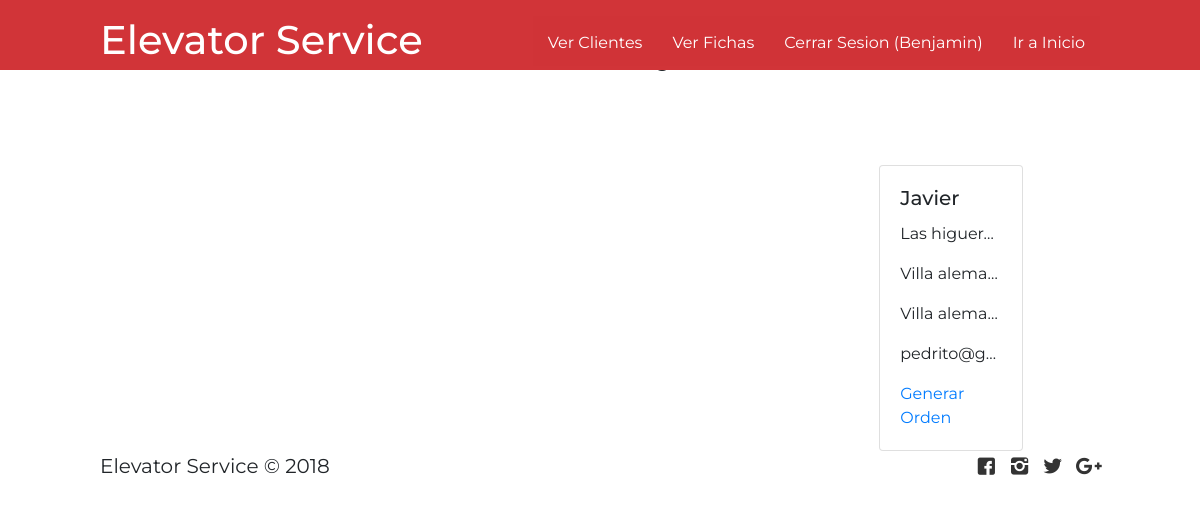
The app's page /trabajadores/clientes (signed in) with its own data.
### ascensor/models.py (models this page shows, shortened)
class RegistroCliente (models.Model):
    Nombre_Completo = models.CharField(max_length=200, blank=True, null=True)
    Direccion = models.CharField(max_length=200, blank=True, null=True)
    Ciudad = models.CharField(max_length=200, blank=True, null=True)
    Comuna = models.CharField(max_length=200, blank=True, null=True)
    Correo = models.EmailField(blank=True, null=True)
    fecha_publicacion = models.DateTimeField(blank=True, null=True)
    Tecnico_Asociado = models.ForeignKey('auth.User', on_delete=models.CASCADE, null=True)

### ascensor/views.py (the view)
# urls.py: url('trabajadores/clientes', views.verClientes, name="clientes"),
def verClientes(request):
    user = request.user
    clientes = RegistroCliente.objects.filter(Tecnico_Asociado = user)
    return render(request, 'ascensor/clientes.html',  {'clientes': clientes})

### ascensor/templates/ascensor/clientes.html (shortened to what this page needs)
{% extends 'ascensor/base.html' %}
{% block content %}
{% load staticfiles %}
<main>
    <section id="blog">
            <div class="container">
                    <h1 class="animated fadeInLeft titulo-general">Lista de Clientes de tecnico {{user.username}}</h1>
                   <div class="row">
                           {% for cliente in clientes %}
                           <div class="col-12 col-md-6 col-lg-6">
                             <div class="card tarjeta-perro animated bounceInUp">
                             <div class="card-body">
                               <h5  class="card-title">{{cliente.Nombre_Completo}}</h5>
                               <p class="card-text text-truncate">{{ cliente.Direccion }}</p>
                               <p class="card-text text-truncate">{{ cliente.Ciudad }}</p>
                               <p class="card-text text-truncate">{{ cliente.Comuna }}</p>
                               <p class="card-text text-truncate">{{ cliente.Correo }}</p>
                               <a  href="{% url 'orden' %}"> Generar Orden</a>
                             </div>
                             </div>
                           </div>
                       </div>
                          {% endfor %}
                   </div>
    </section>
</main>
{% endblock %}

### ascensor/templates/ascensor/base.html (shortened to what this page needs)
{% load staticfiles %}
<!DOCTYPE html>
<html>
<head>
 <link rel="stylesheet" href="https://stackpath.bootstrapcdn.com/bootstrap/4.1.3/css/bootstrap.min.css">
<link rel="stylesheet" type="text/css" href="{% static 'fonts/style.css' %}">
<link rel="stylesheet" href="https://cdnjs.cloudflare.com/ajax/libs/animate.css/3.7.0/animate.min.css">
<link href="//cdn.bootcss.com/bootstrap-datetimepicker/4.17.44/css/bootstrap-datetimepicker.min.css" rel="stylesheet">
<link rel="stylesheet" href="https://use.fontawesome.com/releases/v5.4.1/css/all.css"></head>
    <link rel="stylesheet" href="{% static 'css/style.css' %}">
    <link rel="stylesheet" href="{% static 'css/fontello.css' %}">
</head>
<body>
  <header>
    <div class="contenedor">
                <p> <h1> Elevator Service  </h1> </p>
                 <nav class="menu">
                        {% if user.is_authenticated %}
                         {% if user.username == "admin" %}
                         <a href="{% url 'adm.inicio' %}"> Agregar Clientes </a>
                         {% else  %}
                        <a href="{% url 'clientes' %}">Ver Clientes</a>
                        <a href="{% url 'fichas' %}">Ver Fichas</a>
                         {% endif %}
                          {% endif %}
                          {% if user.is_authenticated %}
                          <a href="{% url 'logout' %}">Cerrar Sesion ({{user.username}}) </a>
                          <a href="http://localhost:8000/">Ir a Inicio</a>
                          {% else %}
                     <a href="{% url 'login' %}"> Trabajadores </a>
                     <a href="#"> Quienes Somos </a>
                     <a href="#"> Contactenos </a>
                     <a href="http://localhost:8000/">Ir a Inicio</a>
                     {% endif %}
                </nav>
    </div>
</header>
            {% block content %}
            {% endblock %}
<footer>
                    <div class="contenedor">
                        <p class="copy">Elevator Service &copy; 2018 </p>
                        <div class="sociales">
                            <a class="icon-facebook-squared" href="#"></a>
                            <a class="icon-instagram" href="#"></a>
                            <a class="icon-twitter" href="#"></a>
                            <a class="icon-gplus" href="#"></a>
                        </div>
                    </div>
                </footer>
</body>
</html>

### ascensor/static/css/style.css (style rules this page uses)
* { margin: 0; padding: 0; box-sizing: border-box; }
body { font-family: 'Montserrat', sans-serif; }
header { width: 100%; height: 70px; background:#D13438; color: white; position: fixed; top: 0; left: 0; z-index: 100; }
.contenedor { width: 98%; margin: auto; }
h1 { float: left; }
header .contenedor { display: table; }
section { width: 100%; margin-bottom: 25px; }
footer .contenedor { display: flex; flex-wrap: wrap; justify-content: center; padding-bottom: 25px; }
.copy { font-size: 20px; }
.sociales { width: 100%; text-align: center; font-size: 20px; }
.sociales a { color: #333; text-decoration: none; }
.row { padding-top: 140px; justify-content: center; }
.h1 , h1 { text-align: center; }
@media (min-width:768px) { .sociales { width: auto; } }
@media (min-width:768px) { footer .contenedor { justify-content: space-between; } }
@media (min-width:1024px) { .contenedor { width: 1000px; } }

### ascensor/static/css/menu.css (style rules this page uses)
.menu { position: absolute; top: 50px; left: 0; width: 100%; height: 100vh; background: rgba(209, 52, 56, 0.9); transition: all 0.5s; transform: translate(-100%); }
.menu a { display: block; color: white; height: 50px; text-decoration: none; padding: 15px; border-bottom: 1px solid rgba(255, 255, 255, 0.5); }
@media (min-width:1024px) { .menu { position: static; width: auto; height: auto; transform: translateX(0%); float: right; display: flex; } }
@media (min-width:1024px) { .menu a { border: none; } }

### ascensor/static/css/formularios.css (style rules this page uses)
.container { float: left; top: 20px; }

### ascensor/static/css/crearficha.css (style rules this page uses)
footer { padding-top: 120px; }

### records on screen
RegistroCliente: Nombre_Completo "Javier", Direccion "Las higuer…", Ciudad "Villa alema…", Comuna "Villa alema…", Correo "pedrito@g…"

### other values on screen
{{ user.username }} "Benjamin"
